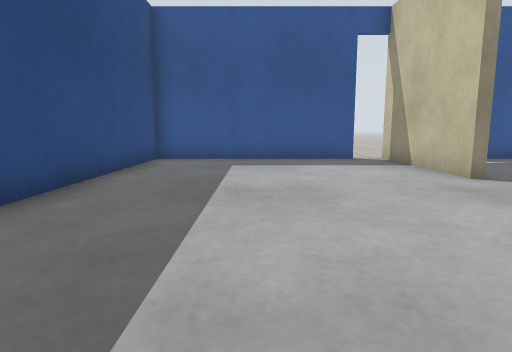
View 1 (above)

12 first-person views from a walk through a world built for the Gazebo simulator. The camera is 0.5 m above the floor, tilts 8° down and sees 75° across. The floor is counted in squares, 0.5 m on a side. Each view is taken from the middle of a square. On the plan, view 1 faces up. The plan holds only what a view shows up to about 12 squares ahead; the rest is blank.

View 2
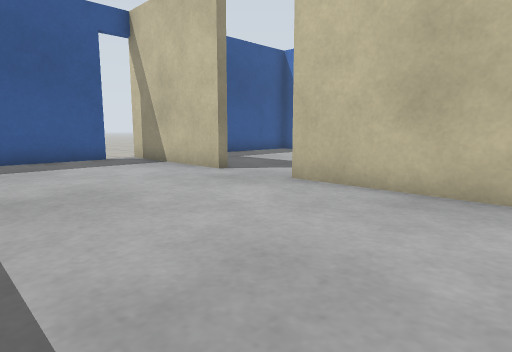

View 3
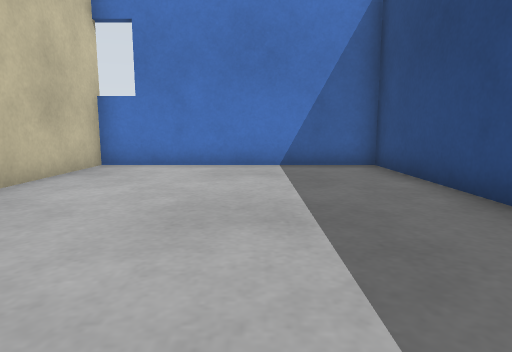

View 4
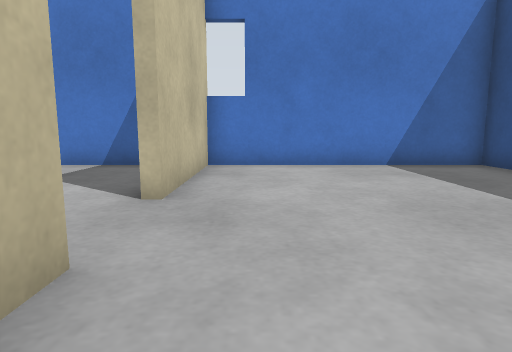

View 5
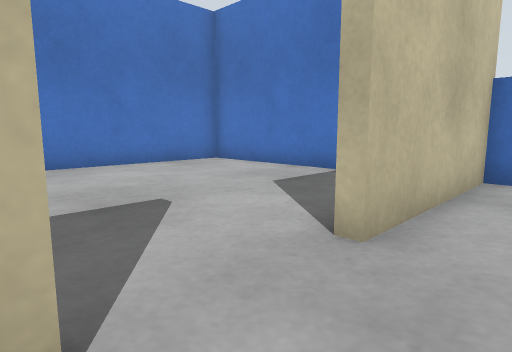

View 6
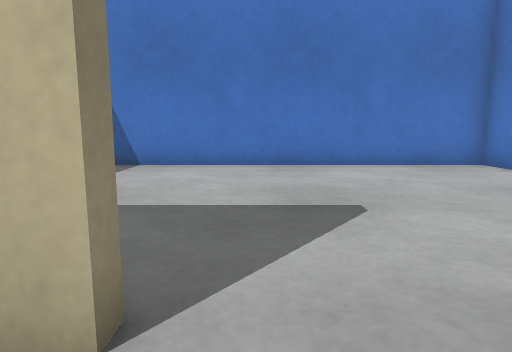

View 7
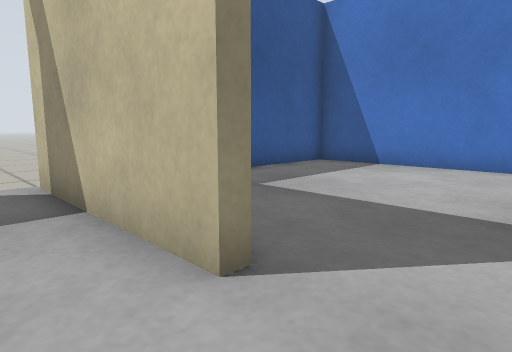

View 8
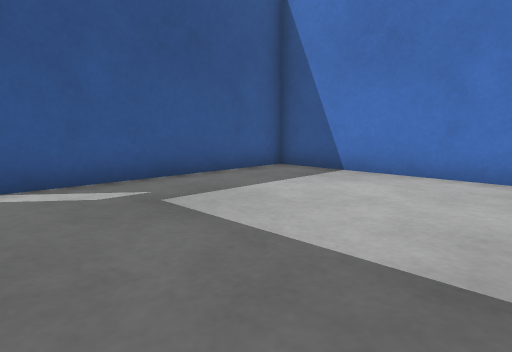

View 9
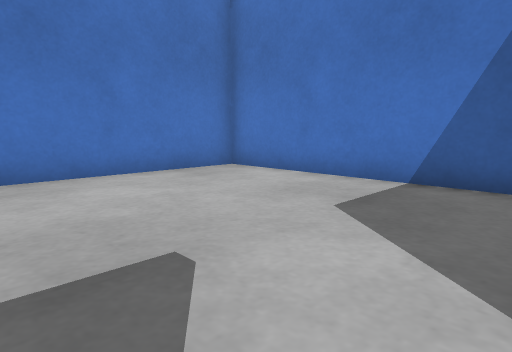

View 10
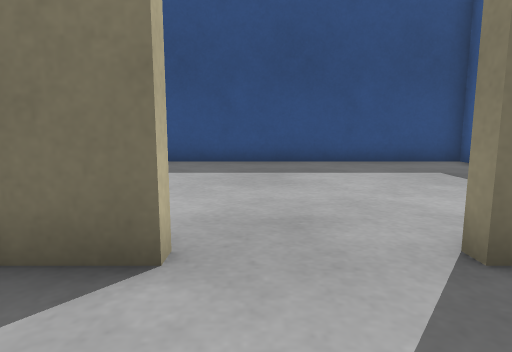

View 11
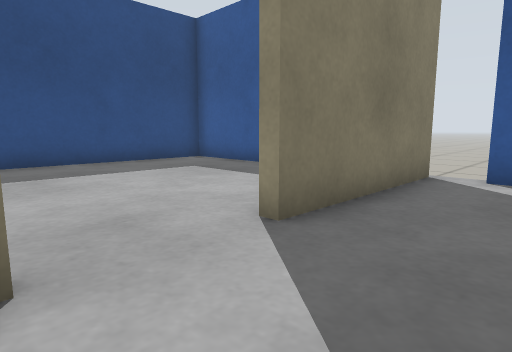

View 12
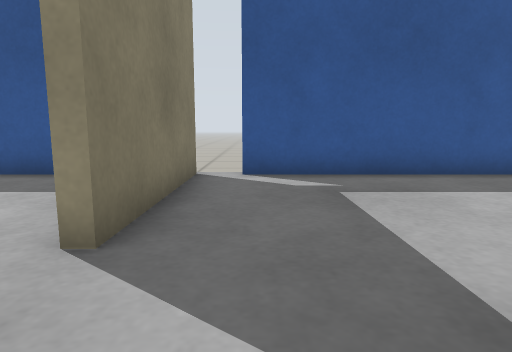

### Floor plan
Points are (right, up) in squares from view 1. A wall is a line through its corners. A room is listed if a view was taken in it or the views show most of it. See-through windows are left out.
Room 1 (views 1, 2, 3, 4, 5, 6, 7)
walls: (4.7, 6.7) (4.4, 6.7) (4.4, 11.5); (3.4, 11.3) (-3.3, 11.3) (-3.3, -0.4) (4.4, -0.4) (4.4, 4.3)
ways out: opening at (5, 5.5) to room 2; opening at (4, 11)
Room 2 (views 8, 9, 10, 11, 12)
walls: (4.4, 4.3) (4.7, 4.3) (4.7, 3); (5.8, -0.4) (12.3, -0.4) (12.3, 11.3) (5.6, 11.3); (4.7, 11.6) (4.7, 6.7)
ways out: opening at (5, 5.5) to room 1; gap at (6, 11)

Positions as (right, up) in squares from view 1, and headings:
1: (0, 0), facing up
2: (-1, 0), facing up-right
3: (0, 9), facing down
4: (3, 9), facing down
5: (3, 7), facing down-right
6: (3, 6), facing right
7: (3, 5), facing up-right
8: (5, 5), facing up-right
9: (5, 6), facing down-right
10: (7, 5), facing left
11: (7, 4), facing up-left
12: (6, 4), facing up
